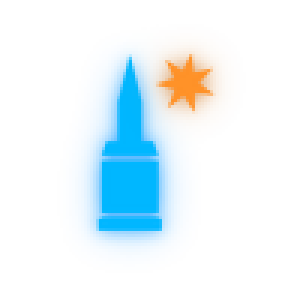
#> input picture BulletStrike/gui/ammo_aphe.png, 96 x 96 px (shown 3 times larger)
$ python gif_strip.py ../../BulletStrike/gui/ammo_aphe.png ../../BulletStrike/gui/group_bullet_strike.png 3 5
#> lines starting #> are read from the running program, lines starting #| are printed output that depends on the picture
"""Extrai quadros de um GIF lado a lado num PNG (para revisar a animacao com uma imagem so).

    python3 tools/blender/gif_strip.py <arquivo.gif> <saida.png> [n_quadros=8] [primeiro_quadro]

GIF longo (> 30 quadros, ex.: disparo das armas): os quadros saem do trecho do disparo (depois dos 10 quadros de mira
e antes dos 12 finais). GIF curto (ex.: previas layered de 8 quadros do tranco, FX da Fita): espalhados do 1o ao
ultimo. primeiro_quadro forca o inicio.
"""
import sys

from PIL import Image


def main():
    src, dst = sys.argv[1], sys.argv[2]
    n = int(sys.argv[3]) if len(sys.argv) > 3 else 8
    im = Image.open(src)
#> im is the input picture: PIL image 96x96 RGBA; mean R, G, B, A 29, 73, 97.2, 30.8
    total = im.n_frames
#> total = 1
    if len(sys.argv) > 4:
        start = max(0, min(total - 1, int(sys.argv[4])))
#> start = 0
        end = total - 1
#> end = 0
    elif total > 30:
        # concentra os quadros no trecho do disparo (depois dos 10 quadros de mira)
        start, end = min(10, total - 1), total - 12
    else:
        start, end = 0, total - 1
    end = max(start, end)
    idx = [min(total - 1, start + round(i * (end - start) / max(1, n - 1))) for i in range(n)]
#> idx = [0, 0, 0]
    frames = []
    for i in idx:
        im.seek(i)
        frames.append(im.convert("RGB"))
#> this loop made 3 passes
#> i on passes 2 to 3: 0, 0
#> after the loop, frames = 3 items
    w = sum(f.width for f in frames)
#> w = 288
    h = max(f.height for f in frames)
#> h = 96
    out = Image.new("RGB", (w, h), (7, 9, 14))
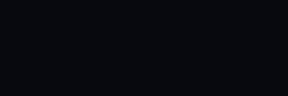
#> out: PIL image 288x96 RGB; mean R, G, B 7, 9, 14
    x = 0
    for f in frames:
        out.paste(f, (x, 0))
        x += f.width
#> this loop made 3 passes
#> x on passes 1 to 3: 96, 192, 288
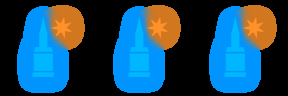
#> out: PIL image 288x96 RGB; mean R, G, B 29, 73, 97.2
#> after the loop, x = 288
    scale = min(1.0, 2400 / w)
#> scale = 1
    if scale < 1:
        out = out.resize((int(w * scale), int(h * scale)), Image.LANCZOS)
    out.save(dst)
    print("OK", dst, out.size, "quadros", idx)
#| OK ../../BulletStrike/gui/group_bullet_strike.png (288, 96) quadros [0, 0, 0]


if __name__ == "__main__":
    main()
